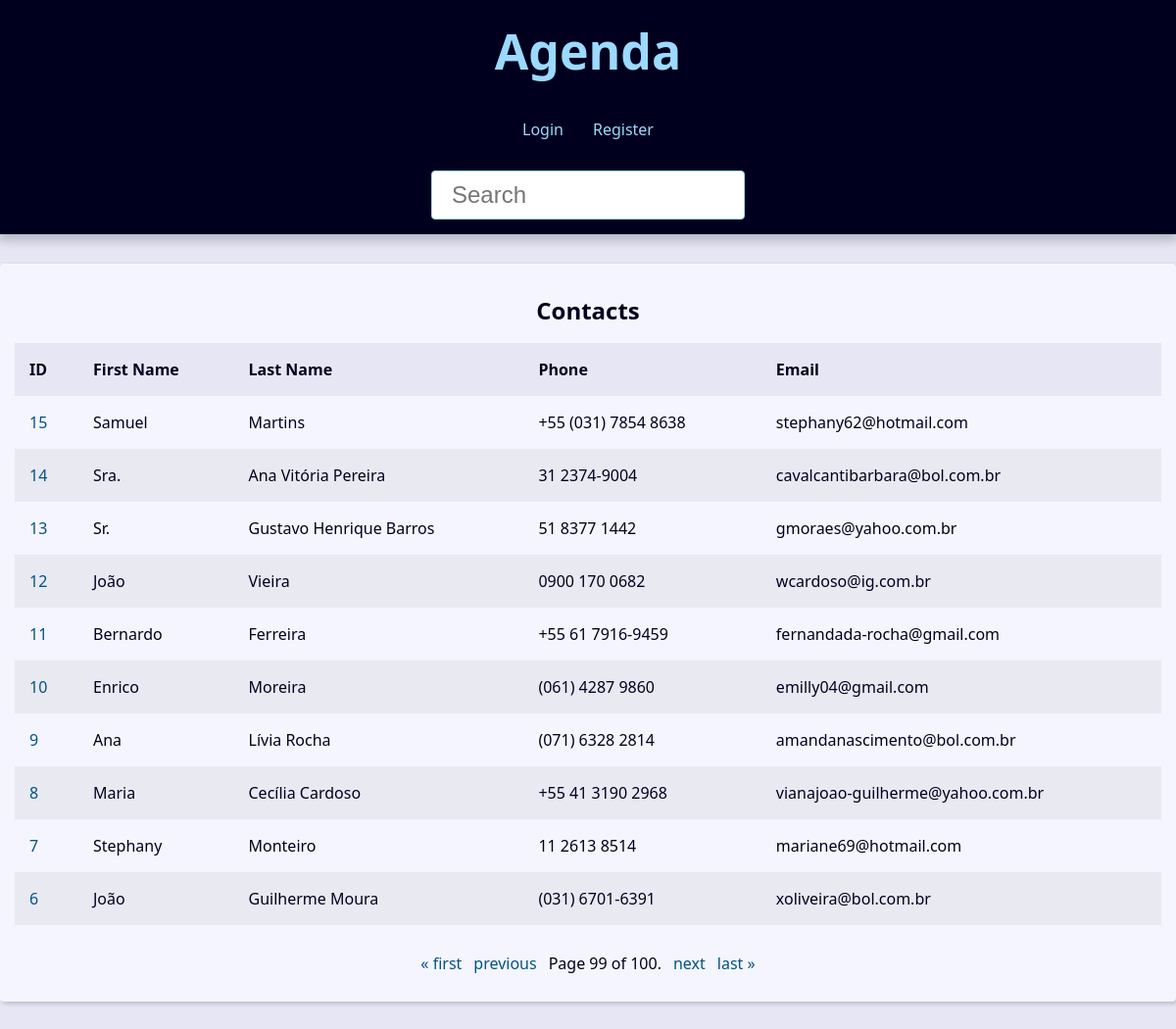
The page /?page=99&q= on the database its author committed.
### contact/models.py (models this page shows, shortened)
class contact(models.Model):
    first_name = models.CharField(max_length=20)
    last_name = models.CharField(max_length=20)
    phone = models.CharField(max_length=15,verbose_name='Telefone')
    email = models.EmailField(max_length=254, blank=True)
    created_date = models.DateTimeField(default=timezone.now)
    description = models.TextField(blank=True)
    show = models.BooleanField(default=True)
    picture = models.ImageField(blank=True, upload_to='pictures/%Y/%m/')
    category = models.ForeignKey(Category, on_delete=models.SET_NULL,blank=True, null=True)
    owner = models.ForeignKey(User, on_delete=models.SET_NULL,blank=True, null=True)

### contact/views/contact_views.py (the view)
# urls.py: path('', views.index, name='index'),
def index(request):
    contacts = contact.objects.filter(show=True).order_by('-id')
    paginator = Paginator(contacts,10)
    page_number = request.GET.get("page")
    page_obj = paginator.get_page(page_number)
    context = {
        'page_obj' : page_obj,
        'site_nome' : 'Contatos - '
    }
    return render(request,
                'contact/index.html',
                context,
                )

### contact/templates/contact/index.html (shortened to what this page needs)
{% extends "base.html" %}
{% block content %}
{% if page_obj %}
    <div class="responsive-table">
            <table class="contacts-table">
                <caption class="table-caption">
                    Contacts
                </caption>
                <thead>
                    <tr class="table-row table-row-header">
                        <th class="table-header">ID</th>
                        <th class="table-header">First Name</th>
                        <th class="table-header">Last Name</th>
                        <th class="table-header">Phone</th>
                        <th class="table-header">Email</th>
                    </tr>
                </thead>
                <tbody>
                    {% for contact in page_obj %}
                        <tr class="table-row">
                            <td class="table-cel">
                            <a href="{% url 'contact:contatos' contact.id %}" class="table-link">
                                {{contact.id}}
                            </a>
                            </td>
                            <td class="table-cel">
                                {{contact.first_name}}
                            </td>
                            <td class="table-cel">
                                {{contact.last_name}}
                            </td>
                            <td class="table-cel">
                                {{contact.phone}}
                            </td>
                            <td class="table-cel">
                                {{contact.email}}
                            </td>
                        </tr>
                    {% endfor %}
                </tbody>
            </table>
        </div>
{% else %}
<div class="sigle-contact">
    <h1 class="single-contact-name">
        Nenhum contato encontrado!
    </h1>
</div>
{% endif %}
{% endblock content %}

### base/static/global/css/style.css (style rules this page uses)
:root { --spacing: 1.5rem; --link-dark-color: rgb(0, 83, 134); --link-light-color: rgb(156, 217, 255); --clr-white: rgb(245, 245, 255); --clr-black: rgb(0, 0, 30); --clr-light-gray: rgb(230, 230, 245); --clr-dark-shadow-5: rgba(0, 0, 10, 5%); --clr-dark-shadow-10: rgba(0, 0, 10, 10%); --clr-dark-shadow-20: rgba(0, 0, 10, 20%); --clr-light-shadow-5: rgba(200, 200, 255, 5%); --clr-light-shadow-10: rgba(200, 200, 255, 10%); --clr-light-shadow-20: rgba(200, 200, 255, 20%); --main-page-width: 120rem; --table-min-width: 60rem; --biggest-font-size: 5rem; --bigger-font-size: 4rem; --big-font-size: 3.2rem; --medium-font-size: 2.4rem; --small-font-size: 1.6rem; --smaller-font-size: 1.4rem; --smallest-font-size: 1.2rem; --transition-fast: 300ms; --transition-medium: 600ms; --transition-slow: 1s; --default-border-radius: 4px; }
*, *::before, *::after { margin: 0; padding: 0; box-sizing: border-box; }
html { font-size: 62.5%; }
body { font-family: system-ui, -apple-system, BlinkMacSystemFont, 'Segoe UI', Roboto, Oxygen, Ubuntu, Cantarell, 'Open Sans', 'Helvetica Neue', sans-serif; line-height: 1.5; font-size: var(--small-font-size); color: var(--clr-black); -webkit-font-smoothing: antialiased; background: var(--clr-light-gray); }
.responsive-table { width: 100%; overflow-x: auto; }
.contacts-table { width: 100%; min-width: var(--table-min-width); border-collapse: collapse; }
.table-caption { font-size: var(--medium-font-size); font-weight: bold; padding: var(--spacing); }
.table-row { text-align: left; text-overflow: ellipsis; transition: background-color var(--transition-fast) ease-in-out; }
.table-row:nth-of-type(2n) { background: var(--clr-dark-shadow-5); }
.table-row-header { background: var(--clr-light-gray); color: var(--clr-black); }
.table-cel, .table-header { padding: var(--spacing); }
.table-link { color: var(--link-dark-color); transition: color var(--transition-fast) ease-in-out; text-decoration: none; }

### rows shown on the page
contact: id "15", first_name "Samuel", last_name "Martins", phone "+55 (031) 7854 8638", email "stephany62@hotmail.com"
contact: id "14", first_name "Sra.", last_name "Ana Vitória Pereira", phone "31 2374-9004", email "cavalcantibarbara@bol.com.br"
contact: id "13", first_name "Sr.", last_name "Gustavo Henrique Barros", phone "51 8377 1442", email "gmoraes@yahoo.com.br"
contact: id "12", first_name "João", last_name "Vieira", phone "0900 170 0682", email "wcardoso@ig.com.br"
contact: id "11", first_name "Bernardo", last_name "Ferreira", phone "+55 61 7916-9459", email "fernandada-rocha@gmail.com"
contact: id "10", first_name "Enrico", last_name "Moreira", phone "(061) 4287 9860", email "emilly04@gmail.com"
contact: id "9", first_name "Ana", last_name "Lívia Rocha", phone "(071) 6328 2814", email "amandanascimento@bol.com.br"
contact: id "8", first_name "Maria", last_name "Cecília Cardoso", phone "+55 41 3190 2968", email "vianajoao-guilherme@yahoo.com.br"
contact: id "7", first_name "Stephany", last_name "Monteiro", phone "11 2613 8514", email "mariane69@hotmail.com"
contact: id "6", first_name "João", last_name "Guilherme Moura", phone "(031) 6701-6391", email "xoliveira@bol.com.br"

### other values the page prints
{{ page_obj.number }} "99"
{{ page_obj.paginator.num_pages }} "100"
